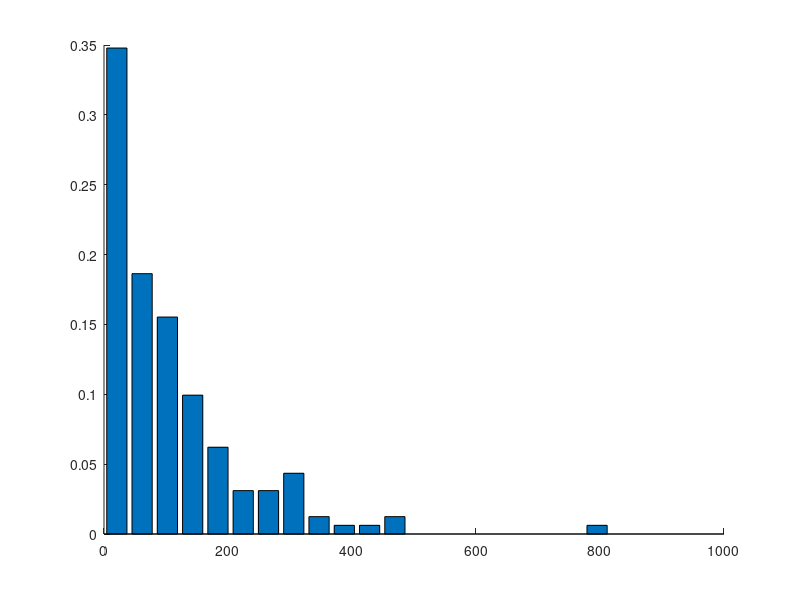

This figure's MATLAB source: (Note: this script raises an error after producing the figure.)
%function [ output_args ] = measure_piece_encountering( input_args )
%MEASURE_PIECE_ENCOUNTERING Summary of this function goes here
%   Detailed explanation goes here


clear;

% We measure the probability, we need only the times
all_times = load('disassemblies_times_2_1.txt');

% Fit a exponential onto the time distributions
[parmhat parmci] = expfit(all_times);
 
% Plot the distribution of the encountering times
figure();
[n, xout] = hist(all_times, 20);
%xout = repmat(xout, size(all_times,2),1);
bar(xout, n/max(sum(n)), 'group');
title(['Distribution of the Disassembly times']);
xlabel('Time [s]');
ylabel('Percentage');

% Plot the fitted exponential on top
%x = linspace(0, max(all_times), 100);
y = [];
for robot_num=1:size(parmhat,2);
    y(:,robot_num) = exppdf(xout, parmhat(robot_num));
    y(:,robot_num) = y(:,robot_num)/sum(y(:,robot_num));
end;

hold on;
plot(xout,y, 'r');
legend('Experimental data', ['Fitted exponential, p_e = ' num2str(1./parmhat,3)]);


% Calculate the theoretical probability
p_disassembly_theo = 0.01;
p_disassembly_mesured = 1./parmhat;

figure();
bar(linspace(1,size(p_disassembly_mesured, 2)+1, size(p_disassembly_mesured, 2)+1),  [0 p_disassembly_mesured]);
set(gca,'XTickLabel',{'Theoretical', 'Measured'});

hold on;
bar(1, p_disassembly_theo, 'r');
errorbar(linspace(2, size(p_disassembly_mesured, 2)+1, size(p_disassembly_mesured, 2)), p_disassembly_mesured, [1./parmci(1,:)-p_disassembly_mesured], [1./parmci(2,:)-p_disassembly_mesured], 'r.');
title('Comparison between theoretical and measured rate');
ylabel('Disassembly probability');

% Calculate the excluded volume correction
%volume_1robot = pi*robot_comm_range^2;
%diff_volumes = linspace(0, size(p_encounter_piece_mesured, 2),size(p_encounter_piece_mesured, 2)+1)*volume_1robot;
%p_encounter_piece_theo_corrected = (robot_speed*timestep*2*piece_comm_range./(arena_size+diff_volumes));
%hold on;
%plot(linspace(1,size(p_encounter_piece_mesured, 2)+1, size(p_encounter_piece_mesured, 2)+1),  p_encounter_piece_theo_corrected);

%     % Plot the populations averages
%     figure();
%     hold on;
%     %errorbar(repmat(time_interp', 1, size(pop_mean,2)), pop_mean, sqrt(pop_std));
%     for piece=1:(nb_pieces+nb_products),
%         plot(all_times, all_populations(:,piece), 'Color', linecolor{piece}, 'LineWidth', linewidth{piece});
%         hold on;
%     end;
%     title([title_plot ' (average)']);
%     xlabel('Time [s]');
%     ylabel('Populations');
% 
%     % Plot the populations, several lines
%     figure();
%     hold on;
%     title(title_plot);
%     xlabel('Time [s]');
%     ylabel('Populations');
%     for exp=1:nb_experiments,
%         stairs(time{exp}, populations{exp}(:,5:end));
%     end;
%     hold off;
% 
%     % Plot the distribution of the finishing times
%     figure();
%     hist(final_times, 20);
%     title('Distribution of the finishing times. Red line is the 75% quantile');
%     xlabel('Finishing time [s]');
%     ylabel('Number of experiments');
% 
%     hold on;
%     plot_lines(quantile(final_times, 0.75));
  
%disp(['Assembly success rate: ' num2str(sum(final_population(:,end) == nb_puzzle)/nb_experiments)]);
